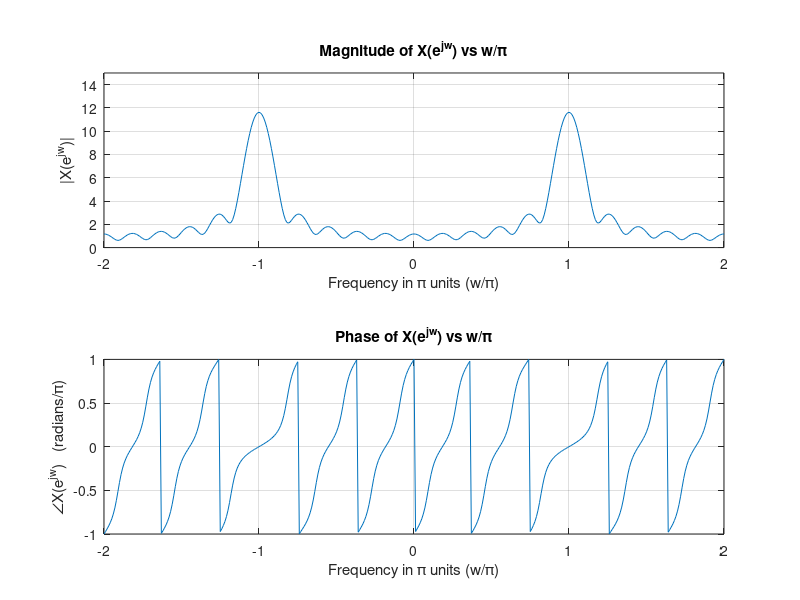

The MATLAB source for this figure:
% [Chp 3 Section 3.1 Page 65]
%
%  EXAMPLE 3.6
%  
%  Let x[n] = (−0.9)^n, −5 ≤ n ≤ 5. Investigate the conjugate-symmetry 
%  property of its discrete-time Fourier transform.
%

% >>>>> solution <<<<<

% evaluate and plot it at 401 frequencies over two periods 
% between [−2π, 2π] to observe its periodicity & symmetry.

 n = -5:5; 
 x = (-0.9).^n;

% compute DTFT numerically by X(w) formula
k = -200:200;
w = (pi/100)*k;
Xw = x * exp(-1i * pi/100 * n' * k);
% equivalently:
% Xw = x * (exp(-1i * pi/M) .^ (n' * k));
% isequal(round(Xw, 10), round(Xw2, 10))

% obtain mag., phase, and real, imaginary parts of X(w)
Xw_mag = abs(Xw);
Xw_ang = angle(Xw);

% equivalently:
% [Xw, w, Xw_mag, Xw_ang] = dtft(x, n, 400, -2*pi, 2*pi);

% plot the different parts of X(w)
fig = figure;
% [mag. and phase]
subplot(2, 1, 1);
plot(w/pi, Xw_mag);
xlabel('Frequency in \pi units (w/\pi)');
ylabel('|X(e^{jw})|');
xlim([min(w/pi) max(w/pi)]); ylim([0 15]);
title('Magnitude of X(e^{jw}) vs w/\pi'); grid;
subplot(2, 1, 2);
plot(w/pi, Xw_ang/pi);
xlabel('Frequency in \pi units (w/\pi)');
ylabel('∠X(e^{jw})   (radians/\pi)');
xlim([min(w/pi) max(w/pi)]); ylim([-1 1]);
title({'';'Phase of X(e^{jw}) vs w/\pi'}); grid;

% From the plots, we observe that X(e^jω) is periodic in ω (period 2*pi)
% and also conjugate-symmetric (since x[n] is real).
% i.e. the dtft mag. for w = [-pi, 0] has even symmetry with that for w = [0, pi]

